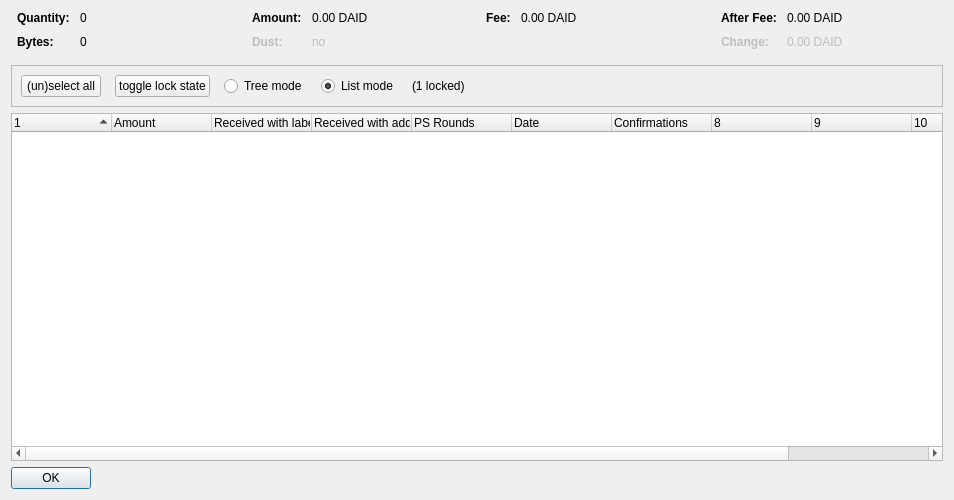
<?xml version="1.0" encoding="UTF-8"?>
<ui version="4.0">
 <class>CoinControlDialog</class>
 <widget class="QDialog" name="CoinControlDialog">
  <property name="geometry">
   <rect>
    <x>0</x>
    <y>0</y>
    <width>954</width>
    <height>500</height>
   </rect>
  </property>
  <property name="windowTitle">
   <string>Coin Selection</string>
  </property>
  <layout class="QVBoxLayout" name="verticalLayout">
   <item>
    <layout class="QHBoxLayout" name="horizontalLayoutTop" stretch="0,0,0,0">
     <property name="topMargin">
      <number>0</number>
     </property>
     <property name="bottomMargin">
      <number>10</number>
     </property>
     <item>
      <layout class="QFormLayout" name="formLayoutCoinControl1">
       <property name="horizontalSpacing">
        <number>10</number>
       </property>
       <property name="verticalSpacing">
        <number>10</number>
       </property>
       <property name="leftMargin">
        <number>6</number>
       </property>
       <property name="rightMargin">
        <number>6</number>
       </property>
       <item row="0" column="0">
        <widget class="QLabel" name="labelCoinControlQuantityText">
         <property name="font">
          <font>
           <weight>75</weight>
           <bold>true</bold>
          </font>
         </property>
         <property name="text">
          <string>Quantity:</string>
         </property>
        </widget>
       </item>
       <item row="0" column="1">
        <widget class="QLabel" name="labelCoinControlQuantity">
         <property name="cursor">
          <cursorShape>IBeamCursor</cursorShape>
         </property>
         <property name="contextMenuPolicy">
          <enum>Qt::ActionsContextMenu</enum>
         </property>
         <property name="text">
          <string notr="true">0</string>
         </property>
         <property name="textInteractionFlags">
          <set>Qt::LinksAccessibleByMouse|Qt::TextSelectableByKeyboard|Qt::TextSelectableByMouse</set>
         </property>
        </widget>
       </item>
       <item row="1" column="0">
        <widget class="QLabel" name="labelCoinControlBytesText">
         <property name="font">
          <font>
           <weight>75</weight>
           <bold>true</bold>
          </font>
         </property>
         <property name="text">
          <string>Bytes:</string>
         </property>
        </widget>
       </item>
       <item row="1" column="1">
        <widget class="QLabel" name="labelCoinControlBytes">
         <property name="cursor">
          <cursorShape>IBeamCursor</cursorShape>
         </property>
         <property name="contextMenuPolicy">
          <enum>Qt::ActionsContextMenu</enum>
         </property>
         <property name="text">
          <string notr="true">0</string>
         </property>
         <property name="textInteractionFlags">
          <set>Qt::LinksAccessibleByMouse|Qt::TextSelectableByKeyboard|Qt::TextSelectableByMouse</set>
         </property>
        </widget>
       </item>
      </layout>
     </item>
     <item>
      <layout class="QFormLayout" name="formLayoutCoinControl2">
       <property name="horizontalSpacing">
        <number>10</number>
       </property>
       <property name="verticalSpacing">
        <number>10</number>
       </property>
       <property name="leftMargin">
        <number>6</number>
       </property>
       <property name="rightMargin">
        <number>6</number>
       </property>
       <item row="0" column="0">
        <widget class="QLabel" name="labelCoinControlAmountText">
         <property name="font">
          <font>
           <weight>75</weight>
           <bold>true</bold>
          </font>
         </property>
         <property name="text">
          <string>Amount:</string>
         </property>
        </widget>
       </item>
       <item row="0" column="1">
        <widget class="QLabel" name="labelCoinControlAmount">
         <property name="cursor">
          <cursorShape>IBeamCursor</cursorShape>
         </property>
         <property name="contextMenuPolicy">
          <enum>Qt::ActionsContextMenu</enum>
         </property>
         <property name="text">
          <string notr="true">0.00 DAID</string>
         </property>
         <property name="textInteractionFlags">
          <set>Qt::LinksAccessibleByMouse|Qt::TextSelectableByKeyboard|Qt::TextSelectableByMouse</set>
         </property>
        </widget>
       </item>
       <item row="1" column="0">
        <widget class="QLabel" name="labelCoinControlLowOutputText">
         <property name="enabled">
          <bool>false</bool>
         </property>
         <property name="font">
          <font>
           <weight>75</weight>
           <bold>true</bold>
          </font>
         </property>
         <property name="text">
          <string>Dust:</string>
         </property>
        </widget>
       </item>
       <item row="1" column="1">
        <widget class="QLabel" name="labelCoinControlLowOutput">
         <property name="enabled">
          <bool>false</bool>
         </property>
         <property name="cursor">
          <cursorShape>IBeamCursor</cursorShape>
         </property>
         <property name="contextMenuPolicy">
          <enum>Qt::ActionsContextMenu</enum>
         </property>
         <property name="text">
          <string notr="true">no</string>
         </property>
         <property name="textInteractionFlags">
          <set>Qt::LinksAccessibleByMouse|Qt::TextSelectableByKeyboard|Qt::TextSelectableByMouse</set>
         </property>
        </widget>
       </item>
      </layout>
     </item>
     <item>
      <layout class="QFormLayout" name="formLayoutCoinControl3">
       <property name="horizontalSpacing">
        <number>10</number>
       </property>
       <property name="verticalSpacing">
        <number>10</number>
       </property>
       <property name="leftMargin">
        <number>6</number>
       </property>
       <property name="rightMargin">
        <number>6</number>
       </property>
       <item row="0" column="0">
        <widget class="QLabel" name="labelCoinControlFeeText">
         <property name="font">
          <font>
           <weight>75</weight>
           <bold>true</bold>
          </font>
         </property>
         <property name="text">
          <string>Fee:</string>
         </property>
        </widget>
       </item>
       <item row="0" column="1">
        <widget class="QLabel" name="labelCoinControlFee">
         <property name="cursor">
          <cursorShape>IBeamCursor</cursorShape>
         </property>
         <property name="contextMenuPolicy">
          <enum>Qt::ActionsContextMenu</enum>
         </property>
         <property name="text">
          <string notr="true">0.00 DAID</string>
         </property>
         <property name="textInteractionFlags">
          <set>Qt::LinksAccessibleByMouse|Qt::TextSelectableByKeyboard|Qt::TextSelectableByMouse</set>
         </property>
        </widget>
       </item>
      </layout>
     </item>
     <item>
      <layout class="QFormLayout" name="formLayoutCoinControl4">
       <property name="horizontalSpacing">
        <number>10</number>
       </property>
       <property name="verticalSpacing">
        <number>10</number>
       </property>
       <property name="leftMargin">
        <number>6</number>
       </property>
       <property name="rightMargin">
        <number>6</number>
       </property>
       <item row="0" column="0">
        <widget class="QLabel" name="labelCoinControlAfterFeeText">
         <property name="font">
          <font>
           <weight>75</weight>
           <bold>true</bold>
          </font>
         </property>
         <property name="text">
          <string>After Fee:</string>
         </property>
        </widget>
       </item>
       <item row="0" column="1">
        <widget class="QLabel" name="labelCoinControlAfterFee">
         <property name="cursor">
          <cursorShape>IBeamCursor</cursorShape>
         </property>
         <property name="contextMenuPolicy">
          <enum>Qt::ActionsContextMenu</enum>
         </property>
         <property name="text">
          <string notr="true">0.00 DAID</string>
         </property>
         <property name="textInteractionFlags">
          <set>Qt::LinksAccessibleByMouse|Qt::TextSelectableByKeyboard|Qt::TextSelectableByMouse</set>
         </property>
        </widget>
       </item>
       <item row="1" column="0">
        <widget class="QLabel" name="labelCoinControlChangeText">
         <property name="enabled">
          <bool>false</bool>
         </property>
         <property name="font">
          <font>
           <weight>75</weight>
           <bold>true</bold>
          </font>
         </property>
         <property name="text">
          <string>Change:</string>
         </property>
        </widget>
       </item>
       <item row="1" column="1">
        <widget class="QLabel" name="labelCoinControlChange">
         <property name="enabled">
          <bool>false</bool>
         </property>
         <property name="cursor">
          <cursorShape>IBeamCursor</cursorShape>
         </property>
         <property name="contextMenuPolicy">
          <enum>Qt::ActionsContextMenu</enum>
         </property>
         <property name="text">
          <string notr="true">0.00 DAID</string>
         </property>
         <property name="textInteractionFlags">
          <set>Qt::LinksAccessibleByMouse|Qt::TextSelectableByKeyboard|Qt::TextSelectableByMouse</set>
         </property>
        </widget>
       </item>
      </layout>
     </item>
    </layout>
   </item>
   <item>
    <widget class="QFrame" name="frame">
     <property name="minimumSize">
      <size>
       <width>0</width>
       <height>40</height>
      </size>
     </property>
     <property name="frameShape">
      <enum>QFrame::StyledPanel</enum>
     </property>
     <property name="frameShadow">
      <enum>QFrame::Sunken</enum>
     </property>
     <layout class="QHBoxLayout" name="horizontalLayout">
      <item>
       <layout class="QHBoxLayout" name="horizontalLayoutPanel" stretch="0,0,0,0,0,0">
        <property name="spacing">
         <number>14</number>
        </property>
        <item>
         <widget class="QPushButton" name="pushButtonSelectAll">
          <property name="sizePolicy">
           <sizepolicy hsizetype="Maximum" vsizetype="Fixed">
            <horstretch>0</horstretch>
            <verstretch>0</verstretch>
           </sizepolicy>
          </property>
          <property name="text">
           <string>(un)select all</string>
          </property>
          <property name="autoDefault">
           <bool>false</bool>
          </property>
         </widget>
        </item>
        <item>
         <widget class="QPushButton" name="pushButtonToggleLock">
          <property name="sizePolicy">
           <sizepolicy hsizetype="Maximum" vsizetype="Fixed">
            <horstretch>0</horstretch>
            <verstretch>0</verstretch>
           </sizepolicy>
          </property>
          <property name="text">
           <string>toggle lock state</string>
          </property>
          <property name="autoDefault">
           <bool>false</bool>
          </property>
         </widget>
        </item>
        <item>
         <widget class="QRadioButton" name="radioTreeMode">
          <property name="sizePolicy">
           <sizepolicy hsizetype="Maximum" vsizetype="Fixed">
            <horstretch>0</horstretch>
            <verstretch>0</verstretch>
           </sizepolicy>
          </property>
          <property name="text">
           <string>Tree mode</string>
          </property>
         </widget>
        </item>
        <item>
         <widget class="QRadioButton" name="radioListMode">
          <property name="sizePolicy">
           <sizepolicy hsizetype="Maximum" vsizetype="Fixed">
            <horstretch>0</horstretch>
            <verstretch>0</verstretch>
           </sizepolicy>
          </property>
          <property name="text">
           <string>List mode</string>
          </property>
          <property name="checked">
           <bool>true</bool>
          </property>
         </widget>
        </item>
        <item>
         <widget class="QLabel" name="labelLocked">
          <property name="text">
           <string>(1 locked)</string>
          </property>
         </widget>
        </item>
        <item>
         <spacer name="horizontalSpacer">
          <property name="orientation">
           <enum>Qt::Horizontal</enum>
          </property>
          <property name="sizeHint" stdset="0">
           <size>
            <width>40</width>
            <height>20</height>
           </size>
          </property>
         </spacer>
        </item>
       </layout>
      </item>
     </layout>
    </widget>
   </item>
   <item>
    <widget class="CoinControlTreeWidget" name="treeWidget">
     <property name="contextMenuPolicy">
      <enum>Qt::CustomContextMenu</enum>
     </property>
     <property name="sortingEnabled">
      <bool>false</bool>
     </property>
     <property name="columnCount">
      <number>11</number>
     </property>
     <attribute name="headerShowSortIndicator" stdset="0">
      <bool>true</bool>
     </attribute>
     <attribute name="headerStretchLastSection">
      <bool>false</bool>
     </attribute>
     <column>
      <property name="text">
       <string/>
      </property>
     </column>
     <column>
      <property name="text">
       <string>Amount</string>
      </property>
     </column>
     <column>
      <property name="text">
       <string>Received with label</string>
      </property>
     </column>
     <column>
      <property name="text">
       <string>Received with address</string>
      </property>
     </column>
     <column>
      <property name="text">
       <string>PS Rounds</string>
      </property>
     </column>
     <column>
      <property name="text">
       <string>Date</string>
      </property>
     </column>
     <column>
      <property name="text">
       <string>Confirmations</string>
      </property>
      <property name="toolTip">
       <string>Confirmed</string>
      </property>
     </column>
     <column>
      <property name="text">
       <string/>
      </property>
     </column>
     <column>
      <property name="text">
       <string/>
      </property>
     </column>
     <column>
      <property name="text">
       <string/>
      </property>
     </column>
     <column>
      <property name="text">
       <string/>
      </property>
     </column>
    </widget>
   </item>
   <item>
    <widget class="QDialogButtonBox" name="buttonBox">
     <property name="sizePolicy">
      <sizepolicy hsizetype="Maximum" vsizetype="Fixed">
       <horstretch>0</horstretch>
       <verstretch>0</verstretch>
      </sizepolicy>
     </property>
     <property name="orientation">
      <enum>Qt::Horizontal</enum>
     </property>
     <property name="standardButtons">
      <set>QDialogButtonBox::Ok</set>
     </property>
    </widget>
   </item>
  </layout>
 </widget>
 <customwidgets>
  <customwidget>
   <class>CoinControlTreeWidget</class>
   <extends>QTreeWidget</extends>
   <header>coincontroltreewidget.h</header>
  </customwidget>
 </customwidgets>
 <resources/>
 <connections/>
</ui>
